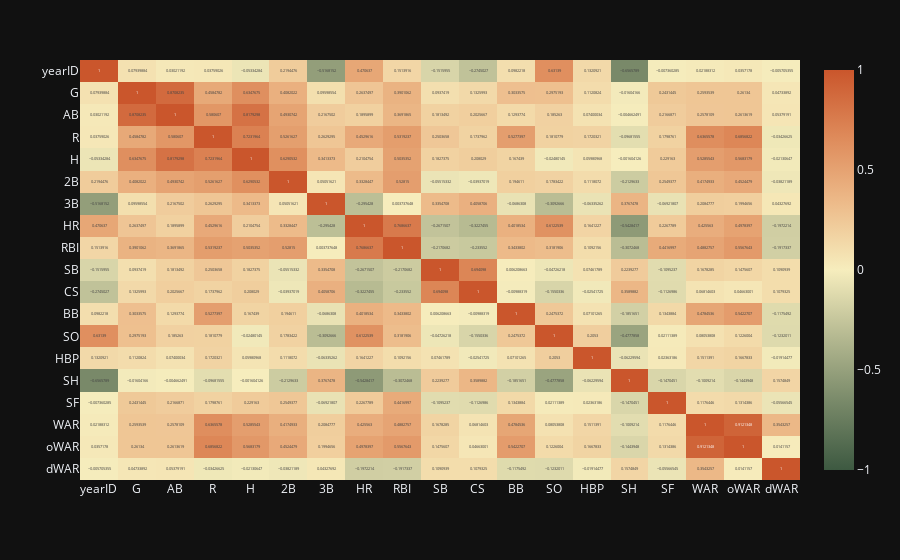

Notebook code for this chart:
### Code cell
corrMatrix = batting_heavy_advanced_final.corr()
px.imshow(corrMatrix, text_auto=True, aspect='auto', zmax=1, zmin=-1, color_continuous_scale=px.colors.diverging.Fall)

### Figure 1 — Plotly figure (JSON) as saved in the notebook; plotly's stock layout.template omitted (floating-point values rounded to 4 significant figures; data arrays with more than 128 entries replaced by an {"elided": "..."} marker saying what was removed)
{"data": [{"coloraxis": "coloraxis", "name": "0", "texttemplate": "%{z}", "x": ["yearID", "G", "AB", "R", "H", "2B", "3B", "HR", "RBI", "SB", "CS", "BB", "SO", "HBP", "SH", "SF", "WAR", "oWAR", "dWAR"], "y": ["yearID", "G", "AB", "R", "H", "2B", "3B", "HR", "RBI", "SB", "CS", "BB", "SO", "HBP", "SH", "SF", "WAR", "oWAR", "dWAR"], "z": {"elided": "19x19 float values"}, "type": "heatmap", "xaxis": "x", "yaxis": "y", "hovertemplate": "x: %{x}<br>y: %{y}<br>color: %{z}<extra></extra>"}], "layout": {"xaxis": {"anchor": "y", "domain": [0.0, 1.0]}, "yaxis": {"anchor": "x", "domain": [0.0, 1.0], "autorange": "reversed"}, "coloraxis": {"colorscale": [[0.0, "rgb(61, 89, 65)"], [0.1667, "rgb(119, 136, 104)"], [0.3333, "rgb(181, 185, 145)"], [0.5, "rgb(246, 237, 189)"], [0.6667, "rgb(237, 187, 138)"], [0.8333, "rgb(222, 138, 90)"], [1.0, "rgb(202, 86, 44)"]], "cmin": -1, "cmax": 1}, "margin": {"t": 60}}}
